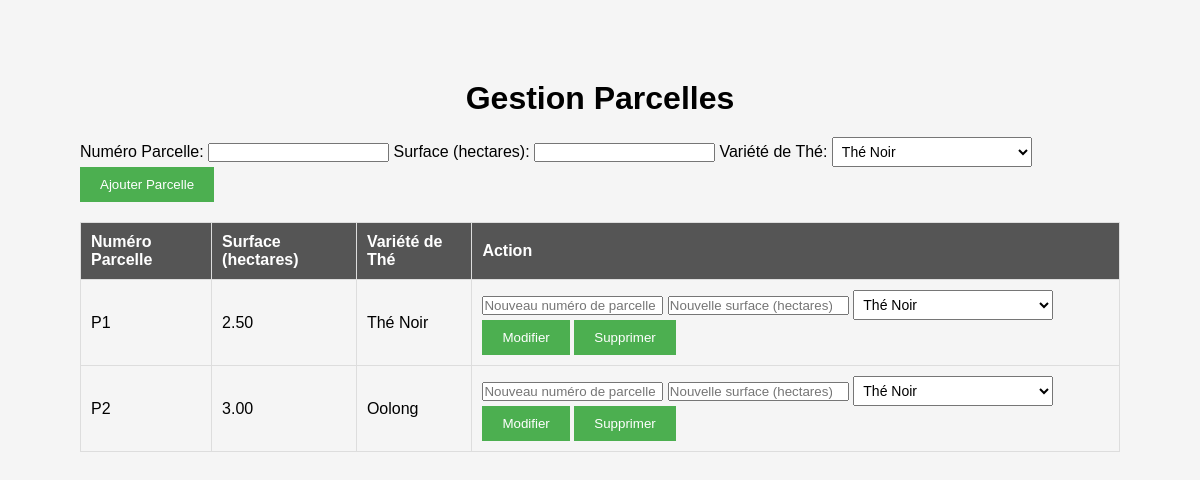
Screenshot of /Admin/gestion_parcelles.php with the database file from the repository.
### tables this page shows
CREATE TABLE Parcelles (
    ID_Parcelle INT AUTO_INCREMENT PRIMARY KEY,
    Numero_Parcelle VARCHAR(50),
    Surface_Hectare DECIMAL(5,2),
    ID_Variete INT,
    FOREIGN KEY (ID_Variete) REFERENCES Varietes_The(ID_Variete)
);

CREATE TABLE Varietes_The (
    ID_Variete INT AUTO_INCREMENT PRIMARY KEY,
    Nom_Variete VARCHAR(255),
    Occupation_Pied DECIMAL(5,2),
    Rendement_Pied_Mois INT
);

### Admin/gestion_parcelles.php (the view, shortened to what this page needs)
<?php
include '../config.php';
$result = $conn->query("SELECT * FROM Parcelles JOIN Varietes_The ON Parcelles.ID_Variete = Varietes_The.ID_Variete");
$parcelles = $result->fetch_all(MYSQLI_ASSOC);
?>
<!DOCTYPE html>
<html lang="en">
<head>
    <link rel="stylesheet" href="../css/style.css">
</head>
<body>
    <h1>Gestion Parcelles</h1>
    <form action="traitement_gestion_parcelle.php" method="post">
        <label for="numero_parcelle">Numéro Parcelle:</label>
        <input type="text" id="numero_parcelle" name="numero_parcelle" required>
        <label for="surface_hectare">Surface (hectares):</label>
        <input type="number" id="surface_hectare" name="surface_hectare" step="0.01" required>
        <label for="id_variete">Variété de Thé:</label>
        <select id="id_variete" name="id_variete" required>
            <?php foreach ($parcelles as $p): ?>
                <option value="<?= $p['ID_Variete'] ?>"><?= $p['Nom_Variete'] ?></option>
            <?php endforeach; ?>
        </select>
        <button type="submit" name="ajouter_parcelle">Ajouter Parcelle</button>
    </form>
    <table>
        <thead>
            <tr>
                <th>Numéro Parcelle</th>
                <th>Surface (hectares)</th>
                <th>Variété de Thé</th>
                <th>Action</th>
            </tr>
        </thead>
        <tbody>
            <?php foreach ($parcelles as $p): ?>
                <tr>
                    <td><?= $p['Numero_Parcelle'] ?? '' ?></td>
                    <td><?= $p['Surface_Hectare'] ?? '' ?></td>
                    <td><?= $p['Nom_Variete'] ?? '' ?></td>
                    <td>
                        <form action="traitement_gestion_parcelle.php" method="post" style="display: inline;">
                            <input type="text" name="numero_parcelle_modifie" placeholder="Nouveau numéro de parcelle">
                            <input type="number" name="surface_hectare_modifie" step="0.01" placeholder="Nouvelle surface (hectares)">
                            <select name="id_variete_modifie" required>
                                <?php foreach ($parcelles as $v): ?>
                                    <option value="<?= $v['ID_Variete'] ?>"><?= $v['Nom_Variete'] ?></option>
                                <?php endforeach; ?>
                            </select>
                            <button type="submit" name="action" value="modifier_parcelle">Modifier</button>
                        </form>
                        <form action="traitement_gestion_parcelle.php" method="post" style="display: inline;">
                            <button type="submit" name="action" value="supprimer_parcelle">Supprimer</button>
                        </form>
                    </td>
                </tr>
            <?php endforeach; ?>
        </tbody>
    </table>
</body>
</html>

### css/style.css (style rules this page uses)
* { margin: 0; padding: 0; box-sizing: border-box; }
body { font-family: 'Arial', sans-serif; margin: 0; padding: 0; background-color: #f5f5f5; padding: 80px; }
input { outline: none; }
h1 { margin-bottom: 20px; text-align: center; }
form { margin-bottom: 20px; }
table { width: 100%; border-collapse: collapse; margin-top: 20px; }
table, th, td { border: 1px solid #ddd; }
th, td { padding: 10px; text-align: left; }
th { background-color: #555; color: #fff; }
button { background-color: #4CAF50; color: #fff; padding: 10px 20px; border: none; cursor: pointer; }
select { padding: 5px; font-size: 14px; width: 200px; }
select option { padding: 5px; font-size: 14px; }

### rows the page displays
parcelles: Numero_Parcelle "P1", Surface_Hectare "2.50", ID_Variete.Nom_Variete "Thé Noir"
parcelles: Numero_Parcelle "P2", Surface_Hectare "3.00", ID_Variete.Nom_Variete "Oolong"

### other values shown
form field id_variete "Thé Noir"
form field id_variete_modifie "Thé Noir"
